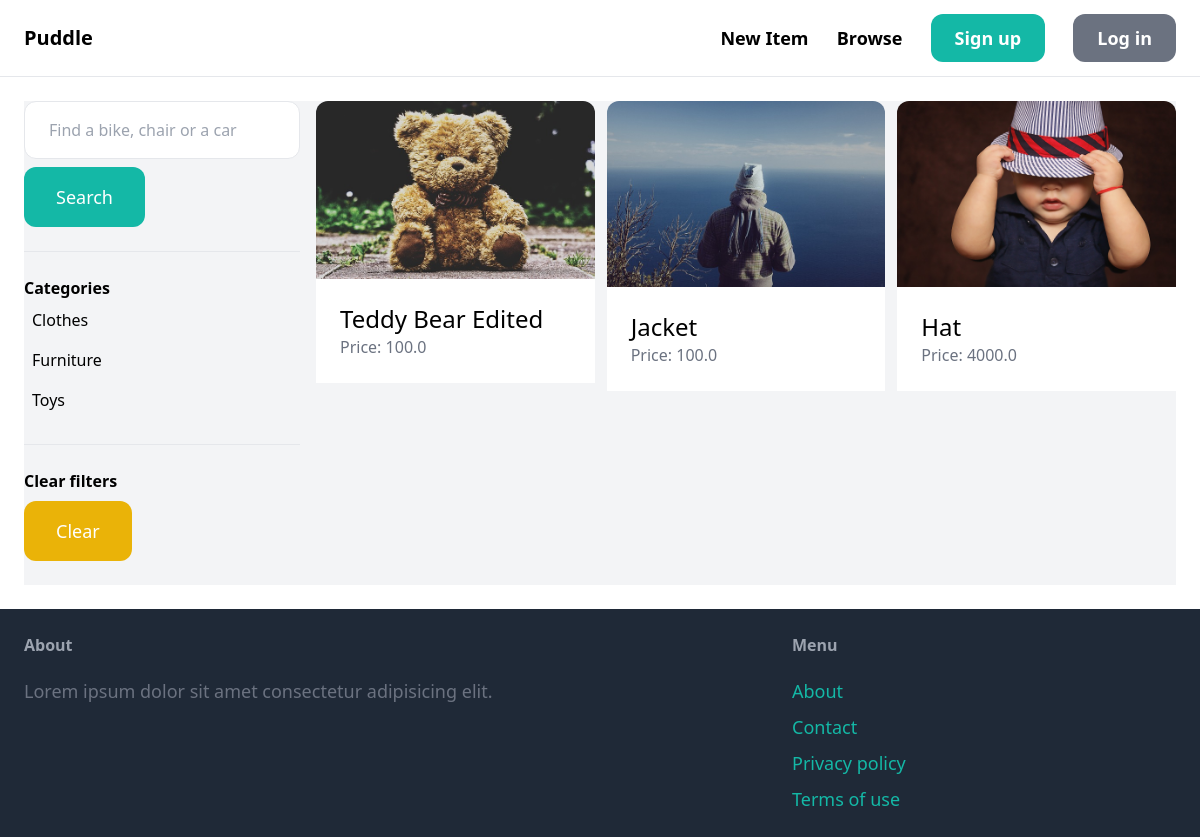
The app's page /items/ with its own data.
### item/models.py (models this page shows, shortened)
class Category(models.Model):
    name = models.CharField(max_length=255)
    class Meta:
        ordering = ('name',)
        verbose_name_plural = 'Categories'

class Item(models.Model):
    category = models.ForeignKey(Category, related_name='items', on_delete=models.CASCADE)
    name = models.CharField(max_length=255)
    description = models.TextField(blank=True, null=True)
    price = models.FloatField()
    image = models.ImageField(upload_to='item_images', blank=True, null=True)
    is_sold = models.BooleanField(default=False)
    created_by = models.ForeignKey(User, related_name='items', on_delete=models.CASCADE)
    created_at = models.DateTimeField(auto_now_add=True)

### item/views.py (the view)
# urls.py: path('', views.items, name='items'),
def items(request):
    query = request.GET.get('query', '')
    category_id = request.GET.get('category', 0)
    categories = Category.objects.all()
    items = Item.objects.filter(is_sold = False)
    if category_id:
        items = items.filter(category_id=category_id)
    if query:
        items = items.filter(Q(name__icontains=query) | Q(description__icontains=query))
    return render(request, 'item/items.html', {
        'items': items,
        'query': query,
        'category_id': int(category_id),
        'categories': categories,
    })

### item/templates/item/items.html (shortened to what this page needs)
{% extends 'core/base.html' %}
{% block content %}
    <div class="pb-6 grid grid-cols-4 gap-4 bg-gray-100">
        <div class="col-span-1">
            <form action="{% url 'item:items' %}" method="get">
                <input name="query" type="text" class="w-full py-4 px-6 border rounded-xl" value="{{ query }}" placeholder="Find a bike, chair or a car">
                <button class="mt-2 py-4 px-8 text-lg bg-teal-500 text-white rounded-xl">Search</button>
            </form>
            <hr class="my-6">
            <p class="font-semibold">Categories</p>
            <ul>
                {% for category in categories %}
                <li class="py-2 px-2 rounded-xl {% if category.id == category_id %} bg-gray-200 {% endif %}">
                    <a href="{% url 'item:items' %}?query={{ query }}&category={{ category.id }}">{{ category.name }}</a>
                </li>
                {% endfor %}
            </ul>
            <hr class="my-6">
            <p class="font-semibold">Clear filters</p>
            <ul>
                <li>
                    <a href="{% url 'item:items' %}" class="mt-2 py-4 px-8 inline-block bg-yellow-500 text-lg rounded-xl text-white">Clear</a>
                </li>
            </ul>
        </div>
        <div class="col-span-3">
            <div class="grid grid-cols-3 gap-3">
                {% for item in items %}
                    <div>
                        <a href="{% url 'item:detail' item.id %}">
                            <div>
                                <img src="{{ item.image.url }}" alt="" class="rounded-t-xl">
                            </div>
                            <div class="p-6 bg-white round-b-xl">
                                <h2 class="text-2xl">{{ item.name }}</h2>
                                <p class="text-gray-500">Price: {{ item.price }}</p>
                            </div>
                        </a>
                    </div>
                {% endfor %}
            </div>
        </div>
    </div>
{% endblock %}

### records on screen
Category: name "Clothes"
Category: name "Furniture"
Category: name "Toys"
Item: image (picture), name "Teddy Bear Edited", price "100.0"
Item: image (picture), name "Jacket", price "100.0"
Item: image (picture), name "Hat", price "4000.0"
